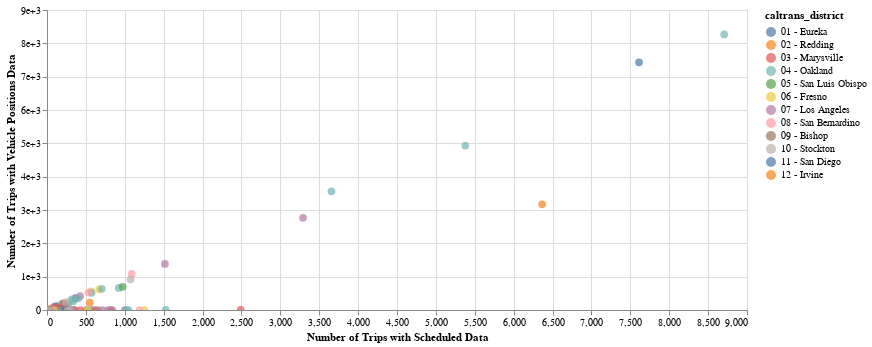

The code cell stored with this chart in its notebook:
### Code cell
#trying using utils bar chart
display(HTML('<strong>Agency Average Scheduled & RT Vehicle Position Data</strong>'))
scatter = (utils.bar_chart_over_time(ag_avg,
                          x_col = 'num_sched', 
                          y_col = 'num_vp', 
                          color_col = 'caltrans_district', 
                          yaxis_format = '',
                          sort = 'x', 
                          title_txt = '')).mark_circle(size=60).interactive()
(utils.add_tooltip(scatter, 'agency_name', 'avg', 'caltrans_district')).properties(width=700)

### Figure 1 — Vega-Lite specification as saved in the notebook (floating-point values rounded to 4 significant figures; data arrays with more than 128 entries replaced by an {"elided": "..."} marker saying what was removed)
{"config": {"view": {"continuousWidth": 400, "continuousHeight": 300}}, "data": {"name": "data-5ec3da5698332c0f108a363612b6fc4b"}, "mark": {"type": "circle", "size": 60}, "encoding": {"color": {"field": "caltrans_district", "type": "nominal"}, "tooltip": [{"field": "agency_name", "title": "Agency Name", "type": "nominal"}, {"field": "avg", "title": "Average", "type": "quantitative"}, {"field": "avg", "title": "Average", "type": "quantitative"}], "x": {"field": "num_sched", "sort": "x", "title": "Number of Trips with Scheduled Data", "type": "quantitative"}, "y": {"axis": {"format": ""}, "field": "num_vp", "title": "Number of Trips with Vehicle Positions Data", "type": "quantitative"}}, "selection": {"selector001": {"type": "interval", "bind": "scales", "encodings": ["x", "y"]}}, "width": 700, "$schema": "https://vega.github.io/schema/vega-lite/v4.17.0.json", "datasets": {"data-5ec3da5698332c0f108a363612b6fc4b": {"elided": "224 records"}}}
